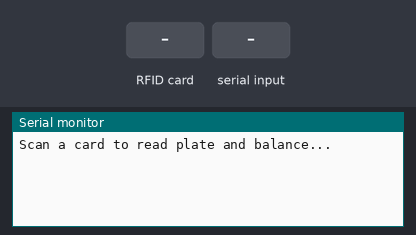
The sketch below on a simulated Arduino Uno, built with avr-gcc and run on an emulated ATmega328P. On the bench: the last lines printed to the serial monitor. Inputs (shaded band) come from the test bench.

Above: at 1.2 s.
1.3 s: RFID card 5E 7A 19 C4 held to the reader
At 2.1 s:
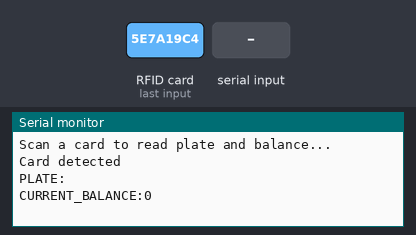
2.8 s: "DUE:\n" received over Serial
At 3.7 s:
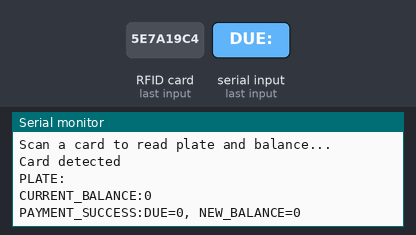

The sketch:

process_payment.ino
```cpp
#include <SPI.h>
#include <MFRC522.h>

#define SS_PIN 10
#define RST_PIN 9

MFRC522 mfrc522(SS_PIN, RST_PIN);
MFRC522::MIFARE_Key key;

void setup() {
  Serial.begin(9600);
  SPI.begin();
  mfrc522.PCD_Init();
  Serial.println("Scan a card to read plate and balance...");

  // Default key for authentication (6 bytes of 0xFF)
  for (byte i = 0; i < 6; i++) key.keyByte[i] = 0xFF;
}

// Function to read 16 bytes from a block after authentication
bool readBlock(byte block, byte *buffer, byte *bufferSize) {
  MFRC522::StatusCode status = mfrc522.PCD_Authenticate(
    MFRC522::PICC_CMD_MF_AUTH_KEY_A, block, &key, &(mfrc522.uid)
  );
  if (status != MFRC522::STATUS_OK) {
    Serial.print("Authentication failed for block ");
    Serial.print(block);
    Serial.print(": ");
    Serial.println(mfrc522.GetStatusCodeName(status));
    return false;
  }

  status = mfrc522.MIFARE_Read(block, buffer, bufferSize);
  if (status != MFRC522::STATUS_OK) {
    Serial.print("Read failed for block ");
    Serial.print(block);
    Serial.print(": ");
    Serial.println(mfrc522.GetStatusCodeName(status));
    return false;
  }
  return true;
}

// Function to write 16 bytes to a block after authentication
bool writeBlock(byte block, byte *buffer) {
  MFRC522::StatusCode status = mfrc522.PCD_Authenticate(
    MFRC522::PICC_CMD_MF_AUTH_KEY_A, block, &key, &(mfrc522.uid)
  );
  if (status != MFRC522::STATUS_OK) {
    Serial.print("Authentication failed for block ");
    Serial.print(block);
    Serial.print(": ");
    Serial.println(mfrc522.GetStatusCodeName(status));
    return false;
  }

  status = mfrc522.MIFARE_Write(block, buffer, 16);
  if (status != MFRC522::STATUS_OK) {
    Serial.print("Write failed for block ");
    Serial.print(block);
    Serial.print(": ");
    Serial.println(mfrc522.GetStatusCodeName(status));
    return false;
  }
  return true;
}

void loop() {
  if (!mfrc522.PICC_IsNewCardPresent()) return;
  if (!mfrc522.PICC_ReadCardSerial()) return;

  Serial.println("Card detected");

  byte buffer[18];
  byte size = sizeof(buffer);

  // Read plate number from block 2
  String plate = "";
  if (readBlock(2, buffer, &size)) {
    for (byte i = 0; i < 16; i++) {
      if (buffer[i] >= 32 && buffer[i] <= 126) {
        plate += (char)buffer[i];
      }
    }
  } else {
    Serial.println("Failed to read plate number.");
    mfrc522.PICC_HaltA();
    mfrc522.PCD_StopCrypto1();
    delay(3000);
    return;
  }

  // Read balance from block 4
  String balanceStr = "";
  size = sizeof(buffer);
  if (readBlock(4, buffer, &size)) {
    for (byte i = 0; i < 16; i++) {
      if (buffer[i] >= '0' && buffer[i] <= '9') {
        balanceStr += (char)buffer[i];
      }
    }
  } else {
    Serial.println("Failed to read balance.");
    mfrc522.PICC_HaltA();
    mfrc522.PCD_StopCrypto1();
    delay(3000);
    return;
  }

  int balance = balanceStr.toInt();

  // Send plate and current balance to PC
  Serial.print("PLATE:");
  Serial.println(plate);
  Serial.print("CURRENT_BALANCE:");
  Serial.println(balance);

  // Wait for due amount from PC
  unsigned long startWait = millis();
  String dueLine = "";
  while (millis() - startWait < 10000) { // wait max 10 seconds
    if (Serial.available()) {
      dueLine = Serial.readStringUntil('\n');
      dueLine.trim();
      if (dueLine.startsWith("DUE:")) {
        break;
      }
    }
  }

  if (!dueLine.startsWith("DUE:")) {
    Serial.println("ERROR: No due amount received, aborting...");
    mfrc522.PICC_HaltA();
    mfrc522.PCD_StopCrypto1();
    delay(3000);
    return;
  }

  int dueAmount = dueLine.substring(4).toInt();

  if (balance >= dueAmount) {
    int newBalance = balance - dueAmount;

    // Prepare new balance string
    char newBalanceStr[16] = {0};
    snprintf(newBalanceStr, sizeof(newBalanceStr), "%d", newBalance);

    byte newBalanceData[16] = {0};
    memcpy(newBalanceData, newBalanceStr, strlen(newBalanceStr));

    if (writeBlock(4, newBalanceData)) {
      // Send payment confirmation with both due amount and new balance
      Serial.print("PAYMENT_SUCCESS:");
      Serial.print("DUE=");
      Serial.print(dueAmount);
      Serial.print(", NEW_BALANCE=");
      Serial.println(newBalance);
    } else {
      Serial.println("ERROR: Failed to update card balance");
    }
  } else {
    // Send insufficient funds message with current balance
    Serial.print("INSUFFICIENT_FUNDS:");
    Serial.print("CURRENT_BALANCE=");
    Serial.print(balance);
    Serial.print(", REQUIRED=");
    Serial.println(dueAmount);
  }

  mfrc522.PICC_HaltA();
  mfrc522.PCD_StopCrypto1();

  delay(3000); // Wait before next card
}
```

Measured:
- after the input at 1.3 s, the serial monitor: prints a new line at once (image 1)
- after the input at 2.8 s, the serial monitor: prints a new line at once (image 2)
